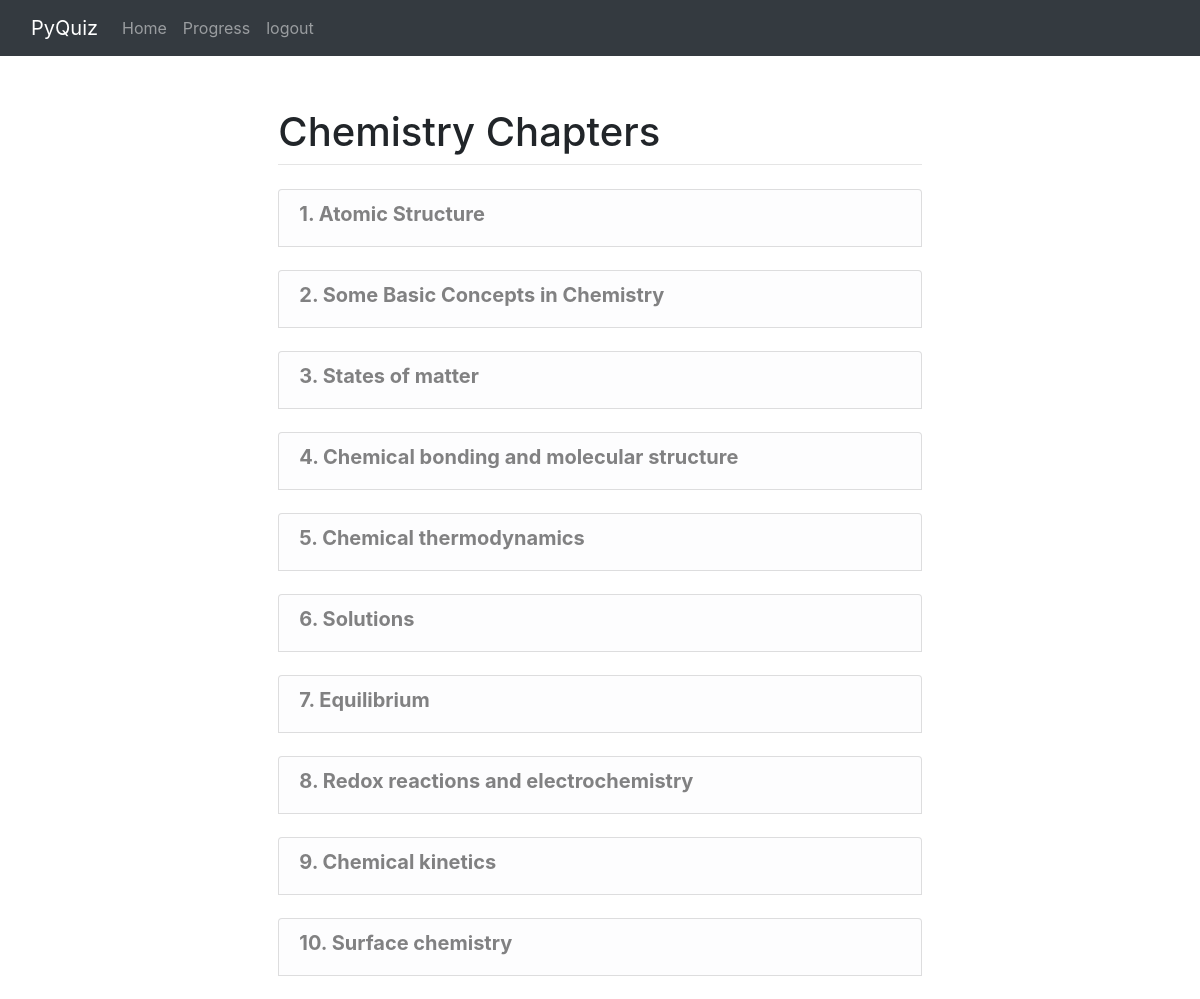
/chemistry/chapters (signed in), run on the app's committed database.
### subjects/models.py (models this page shows)
class Chemistry(models.Model):
    chapter = models.CharField(max_length=700)
    def __str__(self):
        return self.chapter

### subjects/views.py (the view)
# urls.py: path('chemistry/chapters', views.chemistry_chapters, name='chemistry_chapters'),
@login_required(login_url='login')
def chemistry_chapters(response):
    t = models.Chemistry.objects.all()
    context = {'chem':t}
    return render(response, 'subjects/chemistry/chemistry.html',context)

### subjects/templates/subjects/chemistry/chemistry.html (shortened to what this page needs)
{% extends 'subjects/base.html' %}
{% block content %}
{% for ch in chem %}
<div class="list-group">
  <a href="chapters/level/{{ch.id}}" class="list-group-item list-group-item-action list-group-item-light"><h5><b>{{ch.id}}. {{ch}}</b></h5></a>
  <br>
</div>
{% endfor %}
{% endblock %}
{% block subname %}Chemistry Chapters{% endblock %}

### subjects/templates/subjects/base.html (shortened to what this page needs)
<!DOCTYPE html>
<html lang="en">
<head>
    <link rel="stylesheet" href="https://cdn.jsdelivr.net/npm/bootstrap@4.3.1/dist/css/bootstrap.min.css">
</head>
<body>
<nav class="navbar fixed-top navbar-expand-lg navbar-dark bg-dark">
  <div class="container-fluid">
    <a class="navbar-brand" href="#">PyQuiz</a>
    <div class="collapse navbar-collapse" id="navbarNav">
      <ul class="navbar-nav">
        <li class="nav-item">
          <a class="nav-link {% block act1 %}{% endblock %}" aria-current="page" href="{% url 'home' %}">Home</a>
        </li>
        <li class="nav-item">
          <a class="nav-link {% block act2 %}{% endblock %}" href="{% url 'progress' %}">Progress</a>
        </li>
          <li class="nav-item">
          <a class="nav-link {% block act3 %}{% endblock %}" href="{% url 'logout' %}">logout</a>
        </li>
      </ul>
    </div>
  </div>
</nav>
<div id="content" name="content" class="main">
    <div class="row justify-content-center">
      <div class="col-8">
        <h1 class="mt-2">{% block subname %} {% endblock %}</h1>
        <hr class="mt-0 mb-4">
            {% block content %}
            {% endblock %}
      </div>
    </div>
</div>
</body>
</html>

### subjects/templates/subjects/base.html (style rules this page uses)
.main { margin-top: 100px; margin-left: 100px; margin-right: 100px; padding: 0px 10px; }

### data on the page
Chemistry: id "1", chapter "Atomic Structure"
Chemistry: id "2", chapter "Some Basic Concepts in Chemistry"
Chemistry: id "3", chapter "States of matter"
Chemistry: id "4", chapter "Chemical bonding and molecular structure"
Chemistry: id "5", chapter "Chemical thermodynamics"
Chemistry: id "6", chapter "Solutions"
Chemistry: id "7", chapter "Equilibrium"
Chemistry: id "8", chapter "Redox reactions and electrochemistry"
Chemistry: id "9", chapter "Chemical kinetics"
Chemistry: id "10", chapter "Surface chemistry"
